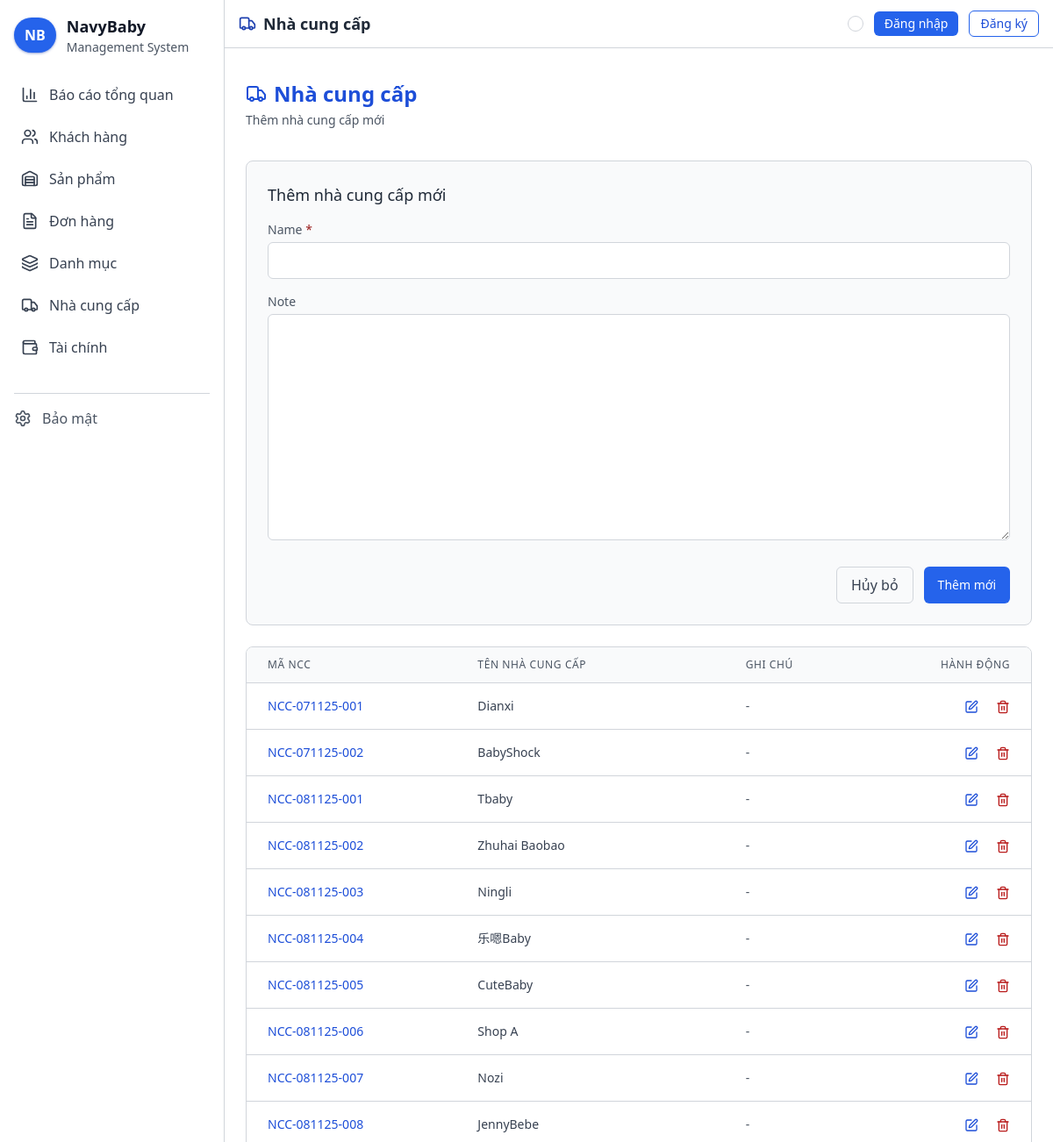
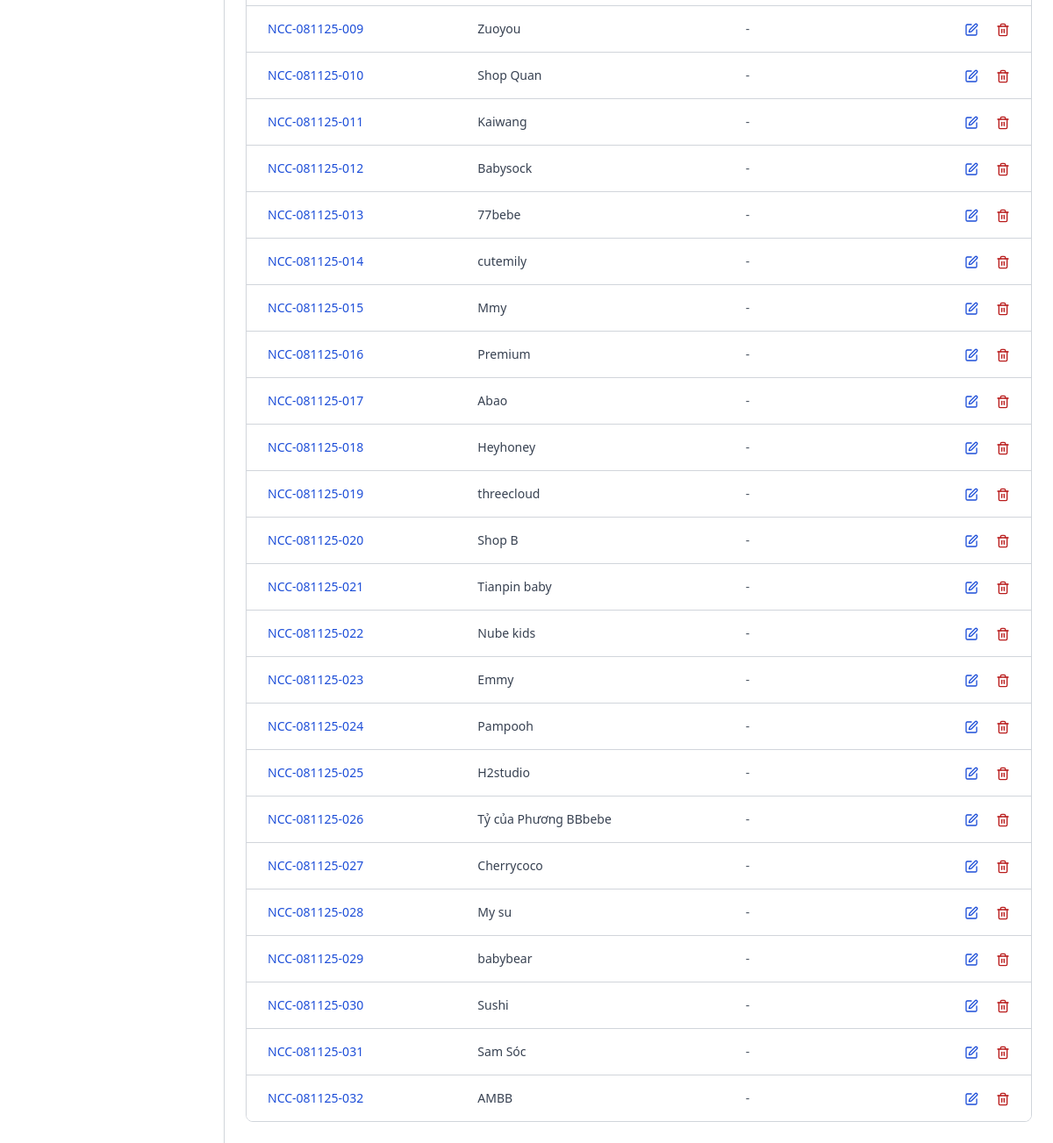
Page /nha-cung-cap/tao-moi on the committed database (2 pictures, top to bottom).
### suppliers/models.py (models this page shows, shortened)
class Supplier(models.Model):
    code = models.CharField(max_length=20, unique=True)
    name = models.CharField(max_length=255)
    note = models.TextField(blank=True)
    created_at = models.DateTimeField(auto_now=True)
    updated_at = models.DateTimeField(auto_now_add=True)

### suppliers/views.py (the view)
# urls.py: path('nha-cung-cap/tao-moi', SupplierCreateView.as_view(), name='supplier_create'),
class SupplierCreateView(CreateView):
    model = Supplier
    template_name = 'suppliers/list.html'
    fields = ['name', 'note']
    success_url = reverse_lazy('suppliers:supplier_list')
    def get_context_data(self, **kwargs):
        context = super().get_context_data(**kwargs)
        context['title'] = 'Thêm nhà cung cấp - NavyBaby'
        context['action'] = 'create'
        context['suppliers'] = Supplier.objects.all()
        return context
    def get_form(self, form_class=None):
        form = super().get_form(form_class)
        base_classes = 'w-full bg-[#161616] border border-gray-800 rounded-md px-3 py-2 text-gray-200 focus:outline-none focus:ring-2 focus:ring-blue-500/30 focus:border-gray-700'
        for field in form.fields.values():
            existing = field.widget.attrs.get('class', '')
            field.widget.attrs['class'] = (existing + ' ' + base_classes).strip()
        return form

### templates/suppliers/list.html (shortened to what this page needs)
{% extends 'base.html' %}
{% block navbar_icon %}truck{% endblock %}
{% block navbar_title %}Nhà cung cấp{% endblock %}
{% block content %}
<div class="sticky-subheader flex flex-col md:flex-row justify-between items-center mb-6 py-3">
  <div>
    <h2 class="text-2xl font-bold flex items-center text-blue-400">
      <i data-lucide="truck" class="w-6 h-6 mr-2"></i>Nhà cung cấp
    </h2>
    <p class="text-sm text-gray-400 mt-1">
      {% if action == 'create' %}
        Thêm nhà cung cấp mới
      {% elif action == 'update' %}
        Cập nhật thông tin nhà cung cấp
      {% elif action == 'delete' %}
        Xác nhận xóa nhà cung cấp
      {% else %}
        Danh sách các nhà cung cấp
      {% endif %}
    </p>
  </div>
</div>
{% if action != 'list' %}
<div class="bg-[#1a1a1a] border border-gray-800 rounded-lg p-6 mb-6">
  <h3 class="text-lg font-medium text-gray-200 mb-4">
    {% if action == 'create' %}
      Thêm nhà cung cấp mới
    {% elif action == 'update' %}
      Cập nhật thông tin
    {% elif action == 'delete' %}
      Xác nhận xóa
    {% endif %}
  </h3>
  <form method="post">
    {% if action != 'delete' %}
      {% for field in form %}
        <div class="mb-4">
          <label class="block text-sm text-gray-400 mb-1">
            {{ field.label }}
            {% if field.field.required %}<span class="text-red-500">*</span>{% endif %}
          </label>
          {{ field }}
        </div>
      {% endfor %}
    {% endif %}
    <div class="flex justify-end space-x-3 mt-6">
      <a href="{% url 'suppliers:supplier_list' %}" class="inline-flex items-center px-4 py-2 rounded-md border border-gray-700 text-gray-300 hover:bg-gray-800 hover:border-gray-600 transition">
        Hủy bỏ
      </a>
      <button type="submit" class="{% if action == 'delete' %}bg-red-600 hover:bg-red-700{% else %}bg-blue-600 hover:bg-blue-700{% endif %} text-white px-4 py-2 rounded-md text-sm font-medium transition-colors">
        {% if action == 'create' %}
          Thêm mới
        {% elif action == 'update' %}
          Cập nhật
        {% elif action == 'delete' %}
          Xác nhận xóa
        {% endif %}
      </button>
    </div>
  </form>
</div>
{% endif %}
<div class="bg-[#121212] border border-gray-800 rounded-lg overflow-hidden">
  <div class="overflow-x-auto">
    <table class="min-w-full divide-y divide-gray-800">
      <thead class="bg-[#161616]">
        <tr>
          <th scope="col" class="px-6 py-3 text-left text-xs font-medium text-gray-400 uppercase tracking-wider">
            Mã NCC
          </th>
          <th scope="col" class="px-6 py-3 text-left text-xs font-medium text-gray-400 uppercase tracking-wider">
            Tên nhà cung cấp
          </th>
          <th scope="col" class="px-6 py-3 text-left text-xs font-medium text-gray-400 uppercase tracking-wider">
            Ghi chú
          </th>
          <th scope="col" class="px-6 py-3 text-right text-xs font-medium text-gray-400 uppercase tracking-wider">
            Hành động
          </th>
        </tr>
      </thead>
      <tbody class="bg-[#121212] divide-y divide-gray-800">
        {% for supplier in suppliers %}
        <tr class="hover:bg-[#1a1a1a] transition-colors">
          <td class="px-6 py-4 whitespace-nowrap text-sm font-medium text-blue-400">
            {{ supplier.code }}
          </td>
          <td class="px-6 py-4 whitespace-nowrap text-sm text-gray-300">
            {{ supplier.name }}
          </td>
          <td class="px-6 py-4 text-sm text-gray-400">
            {{ supplier.note|default:"-"|truncatechars:50 }}
          </td>
          <td class="px-6 py-4 whitespace-nowrap text-right text-sm font-medium">
            <a href="{% url 'suppliers:supplier_update' supplier.code %}" class="text-blue-400 hover:text-blue-300 mr-4">
              <i data-lucide="edit" class="w-4 h-4 inline"></i>
            </a>
            <a href="{% url 'suppliers:supplier_delete' supplier.code %}" class="text-red-400 hover:text-red-300">
              <i data-lucide="trash-2" class="w-4 h-4 inline"></i>
            </a>
          </td>
        </tr>
        {% empty %}
        <tr>
          <td colspan="4" class="px-6 py-4 text-center text-sm text-gray-400">
            Chưa có nhà cung cấp nào. <a href="{% url 'suppliers:supplier_create' %}" class="text-blue-400 hover:underline">Thêm mới</a>
          </td>
        </tr>
        {% endfor %}
      </tbody>
    </table>
  </div>
</div>
{% endblock %}

### static/css/style.css (style rules this page uses)
body { background-color: #1b1b1b; color: #e5e7eb; }
table { border-collapse: separate; border-spacing: 0; }
button, a { transition: background-color .15s ease, border-color .15s ease, color .15s ease, transform .15s ease; }
.sticky-subheader { position: sticky; top: 56px; z-index: 30; background-color: #1b1b1b; }
[data-theme="light"] body { background-color: #f7f7f7 !important; color: #111827 !important; }
[data-theme="light"] .sticky-subheader { background-color: #ffffff !important; }
[data-theme="light"] .bg-\[\#121212\], [data-theme="light"] .bg-\[\#161616\], [data-theme="light"] .bg-\[\#1b1b1b\] { background-color: #ffffff !important; }
[data-theme="light"] thead.bg-\[\#161616\] { background-color: #f9fafb !important; }
[data-theme="light"] tbody.bg-\[\#121212\] { background-color: #ffffff !important; }
[data-theme="light"] .border-gray-800 { --tw-border-opacity: 1; border-color: rgb(209 213 219 / var(--tw-border-opacity)) !important; }
[data-theme="light"] .border-gray-700 { --tw-border-opacity: 1; border-color: rgb(209 213 219 / var(--tw-border-opacity)) !important; }
[data-theme="light"] .text-gray-200 { --tw-text-opacity: 1; color: rgb(31 41 55 / var(--tw-text-opacity)) !important; }
[data-theme="light"] .text-gray-300 { --tw-text-opacity: 1; color: rgb(55 65 81 / var(--tw-text-opacity)) !important; }
[data-theme="light"] .text-gray-400 { --tw-text-opacity: 1; color: rgb(75 85 99 / var(--tw-text-opacity)) !important; }
[data-theme="light"] .bg-\[\#1a1a1a\] { background-color: #f9fafb !important; }
[data-theme="light"] ::placeholder { color: #9ca3af; opacity: 1; }
[data-theme="light"] .text-blue-400 { color: #1d4ed8 !important; }
[data-theme="light"] .text-red-400 { color: #b91c1c !important; }
[data-theme="light"] .text-red-500 { color: #991b1b !important; }
html[data-theme="light"] .text-blue-400 { color: #1d4ed8 !important; }
html[data-theme="light"] .text-red-400 { color: #b91c1c !important; }
html[data-theme="light"] .text-red-500 { color: #991b1b !important; }
[data-theme="light"] .text-gray-300 { color: #374151 !important; }
[data-theme="light"] .divide-gray-800 > :not([hidden]) ~ :not([hidden]) { --tw-divide-opacity: 1; border-color: rgb(209 213 219 / var(--tw-divide-opacity)) !important; }

### rows in the picture
Supplier: code "NCC-071125-001", name "Dianxi", note "-"
Supplier: code "NCC-071125-002", name "BabyShock", note "-"
Supplier: code "NCC-081125-001", name "Tbaby", note "-"
Supplier: code "NCC-081125-002", name "Zhuhai Baobao", note "-"
Supplier: code "NCC-081125-003", name "Ningli", note "-"
Supplier: code "NCC-081125-004", name "乐嗯Baby", note "-"
Supplier: code "NCC-081125-005", name "CuteBaby", note "-"
Supplier: code "NCC-081125-006", name "Shop A", note "-"
Supplier: code "NCC-081125-007", name "Nozi", note "-"
Supplier: code "NCC-081125-008", name "JennyBebe", note "-"
Supplier: code "NCC-081125-009", name "Zuoyou", note "-"
Supplier: code "NCC-081125-010", name "Shop Quan", note "-"
Supplier: code "NCC-081125-011", name "Kaiwang", note "-"
Supplier: code "NCC-081125-012", name "Babysock", note "-"
Supplier: code "NCC-081125-013", name "77bebe", note "-"
Supplier: code "NCC-081125-014", name "cutemily", note "-"
Supplier: code "NCC-081125-015", name "Mmy", note "-"
Supplier: code "NCC-081125-016", name "Premium", note "-"
Supplier: code "NCC-081125-017", name "Abao", note "-"
Supplier: code "NCC-081125-018", name "Heyhoney", note "-"
Supplier: code "NCC-081125-019", name "threecloud", note "-"
Supplier: code "NCC-081125-020", name "Shop B", note "-"
Supplier: code "NCC-081125-021", name "Tianpin baby", note "-"
Supplier: code "NCC-081125-022", name "Nube kids", note "-"
Supplier: code "NCC-081125-023", name "Emmy", note "-"
Supplier: code "NCC-081125-024", name "Pampooh", note "-"
Supplier: code "NCC-081125-025", name "H2studio", note "-"
Supplier: code "NCC-081125-026", name "Tỷ của Phương BBbebe", note "-"
Supplier: code "NCC-081125-027", name "Cherrycoco", note "-"
Supplier: code "NCC-081125-028", name "My su", note "-"
Supplier: code "NCC-081125-029", name "babybear", note "-"
Supplier: code "NCC-081125-030", name "Sushi", note "-"
Supplier: code "NCC-081125-031", name "Sam Sóc", note "-"
Supplier: code "NCC-081125-032", name "AMBB", note "-"

### other values in the picture
{{ field.label }} "Name" "Note"
